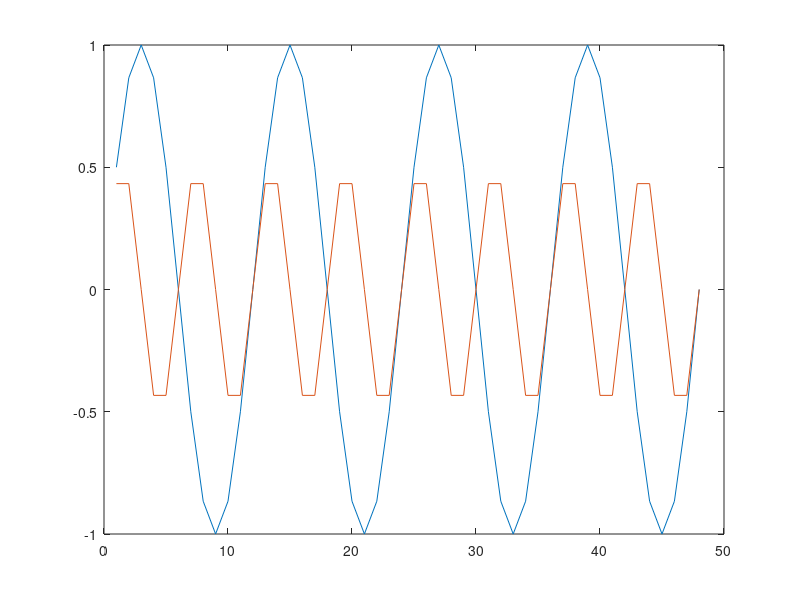
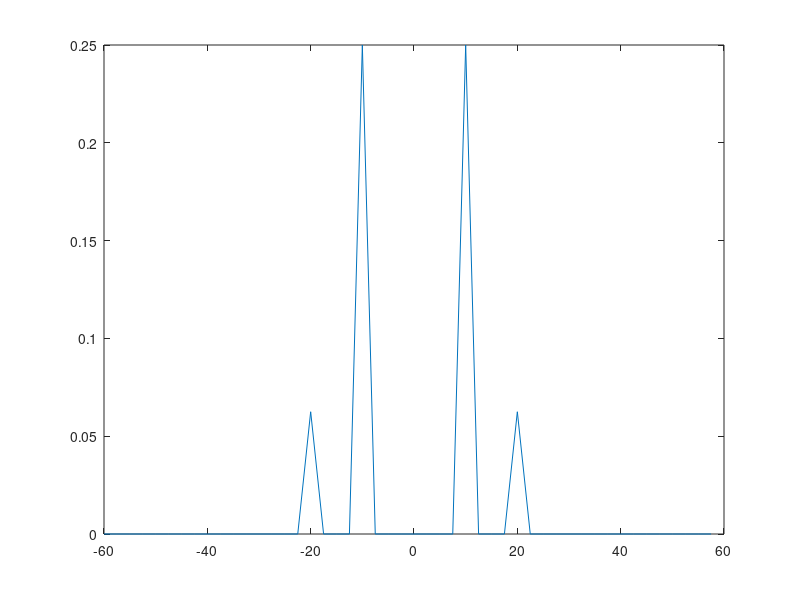
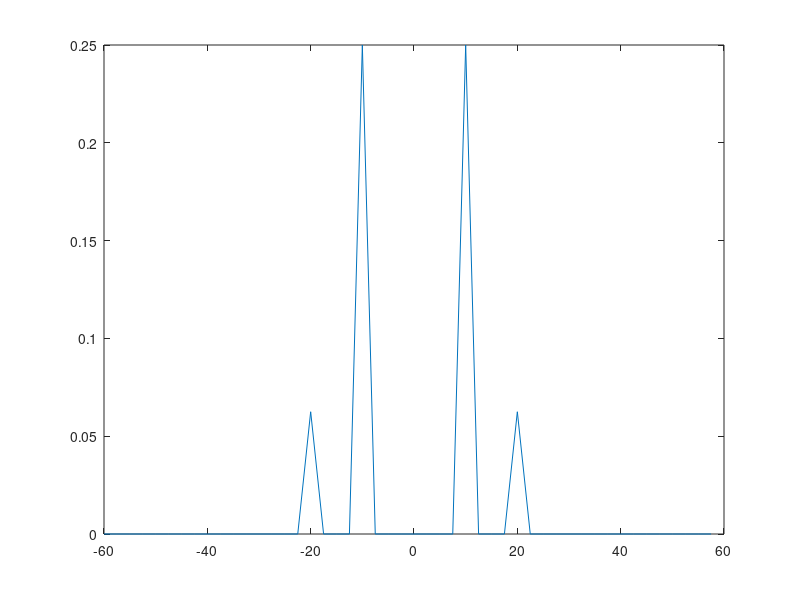
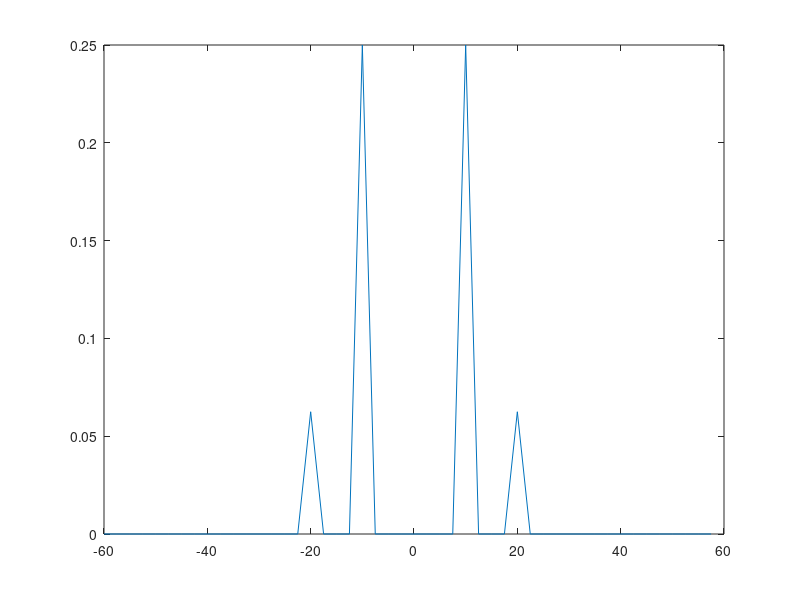

Source code (MATLAB) for these figures, in order:

% fft example practive

clc;
clear all;
close all;


%% Initialize parameters  pSD by DFT^2



fs=120;
N=48;
ind=1:1:N;
x1=sin(2*pi*10*ind*1/fs);
x2=0.5*sin(2*pi*20*ind*1/fs);
%disp(x1)
figure(1);
plot(x1);
hold on;
plot(x2);
hold off;

x3=x1+x2;

%%
y1=fft(x1);
y1=fftshift(y1);
y2=fft(x2);
y2=fftshift(y2);

py2=real(y2).^2+imag(y2).^2;
py1=real(y1).^2+imag(y1).^2;
X=([1:1:N]-N/2-1)*fs/N;
figure(2);
plot(X,(py1+py2)/N^2);

%% power spectrum by DFT

y3=fft(x3);
py3=fftshift(abs(y3).^2);
figure(3)
plot(X,(py3)/N^2);


%% Power spectrum by autocorrelation
Rx3=[];
for i=1:1:N
    x3_s=zeros(1,N);
    x3_s(1:N-i)=x3(i+1:N);
    x3_s(N-i+1:N)=x3(1:i);
    c=conj(x3);
    d=x3_s.*c;
    %disp(d)
    R=sum(x3_s.*c);
   % disp(R)
    Rx3=[Rx3,R];
end 
figure(4);
py3_r=fft(Rx3);
plot(X, fftshift(abs(py3_r))/N^2);
%disp(Rx3);


